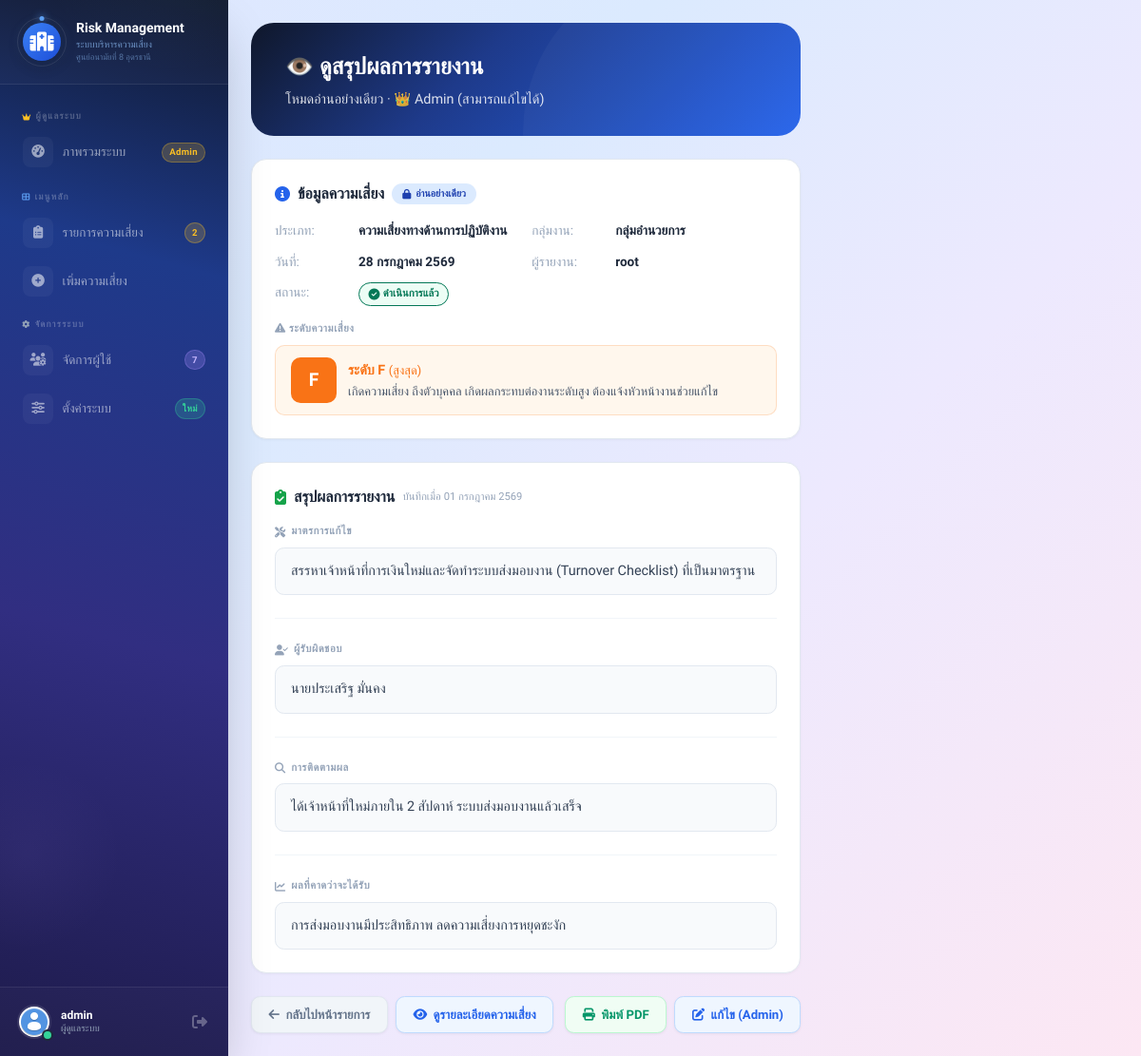
/view_report.php?risk_id=8 (signed in), run on the app's committed database.
### tables this page shows
CREATE TABLE risks (
    id INT AUTO_INCREMENT PRIMARY KEY,
    user_id INT NOT NULL,
    reporter_code VARCHAR(50) NOT NULL COMMENT 'รหัสผู้รายงาน',
    unit VARCHAR(100) NOT NULL COMMENT 'กลุ่มงาน/หน่วยงาน',
    unit_other VARCHAR(100) DEFAULT NULL COMMENT 'หน่วยงานอื่นๆ (กรณีเลือกอื่นๆ)',
    risk_type VARCHAR(100) NOT NULL COMMENT 'ประเภทความเสี่ยง',
    risk_type_other VARCHAR(100) DEFAULT NULL COMMENT 'ประเภทความเสี่ยงอื่นๆ',
    severity VARCHAR(50) NOT NULL COMMENT 'ระดับความรุนแรง (A-F)',
    severity_other VARCHAR(100) DEFAULT NULL COMMENT 'ระดับความรุนแรงอื่นๆ',
    event_datetime DATETIME NOT NULL COMMENT 'วันที่เกิดเหตุการณ์',
    report_datetime DATETIME NOT NULL COMMENT 'วันที่รายงาน',
    detail TEXT NOT NULL COMMENT 'รายละเอียดเหตุการณ์',
    initial_solution TEXT NOT NULL COMMENT 'แนวทางแก้ไขเบื้องต้น',
    suggestion TEXT NOT NULL COMMENT 'ข้อเสนอแนะ',
    status VARCHAR(255) DEFAULT 'ยังไม่ดำเนินการ' COMMENT 'สถานะการดำเนินการ',
    consent TINYINT(1) DEFAULT 0 COMMENT '0=ยังไม่ยินยอม, 1=ยินยอมแล้ว',
    consent_at DATETIME DEFAULT NULL COMMENT 'วันที่ให้ความยินยอม',
    created_at TIMESTAMP DEFAULT CURRENT_TIMESTAMP,
    updated_at TIMESTAMP DEFAULT CURRENT_TIMESTAMP ON UPDATE CURRENT_TIMESTAMP,
    KEY idx_user_id (user_id),
    KEY idx_status (status),
    KEY idx_risk_type (risk_type),
    KEY idx_severity (severity),
    KEY idx_unit (unit),
    FOREIGN KEY (user_id) REFERENCES users(id) ON DELETE CASCADE
);

CREATE TABLE users (
    id INT AUTO_INCREMENT PRIMARY KEY,
    reporter_code VARCHAR(255) NOT NULL COMMENT 'รหัสผู้รายงาน เช่น R10001',
    username VARCHAR(50) NOT NULL,
    fullname VARCHAR(255) DEFAULT NULL,
    email VARCHAR(100) DEFAULT NULL,
    phone VARCHAR(20) DEFAULT NULL,
    department VARCHAR(255) DEFAULT NULL,
    password VARCHAR(255) NOT NULL,
    role ENUM('admin','user') DEFAULT 'user',
    enabled TINYINT(1) NOT NULL DEFAULT 1 COMMENT '0=ถูกระงับ, 1=ใช้งานได้',
    avatar VARCHAR(255) DEFAULT 'default.png',
    created_at TIMESTAMP DEFAULT CURRENT_TIMESTAMP,
    updated_at TIMESTAMP DEFAULT CURRENT_TIMESTAMP ON UPDATE CURRENT_TIMESTAMP,
    UNIQUE KEY username (username),
    UNIQUE KEY email (email),
    UNIQUE KEY reporter_code (reporter_code)
);

CREATE TABLE risk_reports (
    id INT AUTO_INCREMENT PRIMARY KEY,
    risk_id INT NOT NULL,
    corrective_action TEXT DEFAULT NULL COMMENT 'มาตรการแก้ไข',
    responsible_person VARCHAR(255) DEFAULT NULL COMMENT 'ผู้รับผิดชอบ',
    follow_up TEXT DEFAULT NULL COMMENT 'การติดตามผล',
    expected_outcome TEXT DEFAULT NULL COMMENT 'ผลที่คาดว่าจะได้รับ',
    report_file VARCHAR(255) DEFAULT NULL COMMENT 'ไฟล์แนบ',
    created_by INT NOT NULL COMMENT 'ผู้สร้างรายงาน',
    created_at TIMESTAMP DEFAULT CURRENT_TIMESTAMP,
    updated_at TIMESTAMP DEFAULT CURRENT_TIMESTAMP ON UPDATE CURRENT_TIMESTAMP,
    KEY idx_risk_id (risk_id),
    KEY idx_created_by (created_by),
    FOREIGN KEY (risk_id) REFERENCES risks(id) ON DELETE CASCADE,
    FOREIGN KEY (created_by) REFERENCES users(id) ON DELETE CASCADE
);

### includes/functions.php (called while the page is built, shortened)
<?php
function isAdmin()
{
    return isset($_SESSION['role']) && $_SESSION['role'] === 'admin';
}

### view_report.php (the view, shortened to what this page needs)
<?php
require_once 'config/db.php';
require_once 'includes/functions.php';
$risk_id = isset($_GET['risk_id']) ? (int)$_GET['risk_id'] : 0;
$stmt = $pdo->prepare("SELECT r.*, u.username FROM risks r LEFT JOIN users u ON r.user_id = u.id WHERE r.id = ?");
$stmt->execute([$risk_id]);
$risk = $stmt->fetch();
$stmt = $pdo->prepare("SELECT * FROM risk_reports WHERE risk_id = ? ORDER BY created_at DESC LIMIT 1");
$stmt->execute([$risk_id]);
$report = $stmt->fetch();
function getSeverityFullText($severity)
{
    $severityFullMap = [
        'A' => 'มีโอกาสเกิดความเสี่ยงแต่ยังไม่เกิดขึ้น',
        'B' => 'เกิดความเสี่ยง ยังไม่ถึงตัวบุคคล ไม่เกิดผลกระทบต่องาน',
        'C' => 'เกิดความเสี่ยง ถึงตัวบุคคล เกิดผลกระทบต่องานระดับเบื้องต้น สามารถแก้ไขได้ด้วยตนเอง',
        'D' => 'เกิดความเสี่ยง ถึงตัวบุคคล เกิดผลกระทบต่องานระดับปานกลาง ต้องให้เพื่อนร่วมงานช่วยแก้ไข',
        'F' => 'เกิดความเสี่ยง ถึงตัวบุคคล เกิดผลกระทบต่องานระดับสูง ต้องแจ้งหัวหน้างานช่วยแก้ไข',
        'E' => 'เกิดความเสี่ยง ถึงตัวบุคคล เกิดผลกระทบต่องานระดับสูงสุด ไม่สามารถแก้ไขได้ รายงานผู้บริหาร'
    ];
    return $severityFullMap[$severity] ?? 'ไม่ระบุ';
}
function getSeverityColor($severity)
{
    $colors = [
        'A' => '#3b82f6',
        'B' => '#22c55e',
        'C' => '#84cc16',
        'D' => '#eab308',
        'F' => '#f97316',
        'E' => '#ef4444'
    ];
    return $colors[$severity] ?? '#6b7280';
}
function getSeverityBgColor($severity)
{
    $colors = [
        'A' => '#eff6ff',
        'B' => '#f0fdf4',
        'C' => '#f7fee7',
        'D' => '#fefce8',
        'F' => '#fff7ed',
        'E' => '#fef2f2'
    ];
    return $colors[$severity] ?? '#f9fafb';
}
function getSeverityLabel($severity)
{
    $labels = [
        'A' => 'ต่ำมาก',
        'B' => 'ต่ำ',
        'C' => 'ปานกลาง',
        'D' => 'สูง',
        'E' => 'สูงมาก',
        'F' => 'สูงสุด'
    ];
    return $labels[$severity] ?? $severity;
}
function getStatusBadgeClass($status)
{
    switch ($status) {
        case 'ดำเนินการแล้ว':
            return 'bg-emerald-50 text-emerald-700 border-emerald-200';
    }
}
function getStatusIcon($status)
{
    switch ($status) {
        case 'ดำเนินการแล้ว':
            return 'fa-check-circle';
    }
}
function thaiDateView($date)
{
    $timestamp = strtotime($date);
    $year = date('Y', $timestamp) + 543;
    $day = date('d', $timestamp);
    $month = date('n', $timestamp);
    $thaiMonths = [
        1 => 'มกราคม',
        2 => 'กุมภาพันธ์',
        3 => 'มีนาคม',
        4 => 'เมษายน',
        5 => 'พฤษภาคม',
        6 => 'มิถุนายน',
        7 => 'กรกฎาคม',
        8 => 'สิงหาคม',
        9 => 'กันยายน',
        10 => 'ตุลาคม',
        11 => 'พฤศจิกายน',
        12 => 'ธันวาคม'
    ];
    return $day . ' ' . $thaiMonths[$month] . ' ' . $year;
}
$currentSeverity = $risk['severity'] ?? 'A';
$severityFullText = getSeverityFullText($currentSeverity);
$severityColor = getSeverityColor($currentSeverity);
$severityBgColor = getSeverityBgColor($currentSeverity);
$severityLabel = getSeverityLabel($currentSeverity);
$currentStatus = $risk['status'] ?: 'ยังไม่ดำเนินการ';
$statusBadgeClass = getStatusBadgeClass($currentStatus);
$statusIcon = getStatusIcon($currentStatus);
$isAdmin = isAdmin();
?>
<?php include 'includes/header.php'; ?>
<link rel="stylesheet" href="https://cdn.jsdelivr.net/npm/@fancyapps/ui@5.0/dist/fancybox/fancybox.css" />
<div class="flex h-screen">
    <?php include 'includes/sidebar.php'; ?>
    <div class="flex-1 p-4 md:p-6 overflow-y-auto">
        <div class="page-container">
            <div class="page-header">
                <h2>👁️ ดูสรุปผลการรายงาน</h2>
                <p>
                    โหมดอ่านอย่างเดียว ·
                    <?= $isAdmin ? '👑 Admin (สามารถแก้ไขได้)' : '👤 ' . htmlspecialchars($_SESSION['username']) ?>
                </p>
            </div>
            <div class="card">
                <h3>
                    <i class="fas fa-info-circle text-blue-600"></i>
                    ข้อมูลความเสี่ยง
                    <span class="readonly-badge"><i class="fas fa-lock"></i> อ่านอย่างเดียว</span>
                </h3>
                <div class="info-grid">
                    <div class="info-item">
                        <span class="info-item-label">ประเภท:</span>
                        <span class="info-item-value"><?= htmlspecialchars($risk['risk_type'] ?? '-') ?></span>
                    </div>
                    <div class="info-item">
                        <span class="info-item-label">กลุ่มงาน:</span>
                        <span class="info-item-value"><?= htmlspecialchars($risk['unit'] ?? '-') ?></span>
                    </div>
                    <div class="info-item">
                        <span class="info-item-label">วันที่:</span>
                        <span class="info-item-value"><?= thaiDateView($risk['event_datetime']) ?></span>
                    </div>
                    <div class="info-item">
                        <span class="info-item-label">ผู้รายงาน:</span>
                        <span class="info-item-value"><?= htmlspecialchars($risk['username'] ?? 'ไม่ระบุ') ?></span>
                    </div>
                    <div class="info-item">
                        <span class="info-item-label">สถานะ:</span>
                        <span>
                            <span class="badge <?= $statusBadgeClass ?>">
                                <i class="fas <?= $statusIcon ?> text-xs"></i>
                                <?= htmlspecialchars($currentStatus) ?>
                            </span>
                        </span>
                    </div>
                </div>
                <div style="margin-top: 1rem;">
                    <div style="color: #94a3b8; font-size: 0.7rem; font-weight: 700; text-transform: uppercase; letter-spacing: 0.5px; margin-bottom: 0.5rem;">
                        <i class="fas fa-exclamation-triangle"></i> ระดับความเสี่ยง
                    </div>
                    <div class="severity-full-display" style="background: <?= $severityBgColor ?>; border-color: <?= $severityColor ?>33;">
                        <div class="severity-icon-box" style="background: <?= $severityColor ?>;">
                            <?= htmlspecialchars($currentSeverity) ?>
                        </div>
                        <div class="severity-text-content">
                            <div class="severity-label-view" style="color: <?= $severityColor ?>;">
                                ระดับ <?= htmlspecialchars($currentSeverity) ?>
                                <span style="font-weight: 400; font-size: 0.8rem;">(<?= htmlspecialchars($severityLabel) ?>)</span>
                            </div>
                            <div class="severity-description" style="color: #475569;">
                                <?= htmlspecialchars($severityFullText) ?>
                            </div>
                        </div>
                    </div>
                </div>
            </div>
            <div class="card">
                <h3>
                    <i class="fas fa-clipboard-check text-green-600"></i>
                    สรุปผลการรายงาน
                    <span style="font-size: 0.7rem; color: #94a3b8; font-weight: 400;">
                        บันทึกเมื่อ <?= thaiDateView($report['created_at']) ?>
                    </span>
                </h3>
                <div class="report-section">
                    <div class="report-label"><i class="fas fa-tools"></i> มาตรการแก้ไข</div>
                    <div class="report-content <?= empty($report['corrective_action']) ? 'empty' : '' ?>">
                        <?= !empty($report['corrective_action']) ? nl2br(htmlspecialchars($report['corrective_action'])) : 'ไม่ระบุ' ?>
                    </div>
                </div>
                <div class="report-section">
                    <div class="report-label"><i class="fas fa-user-check"></i> ผู้รับผิดชอบ</div>
                    <div class="report-content <?= empty($report['responsible_person']) ? 'empty' : '' ?>">
                        <?= !empty($report['responsible_person']) ? htmlspecialchars($report['responsible_person']) : 'ไม่ระบุ' ?>
                    </div>
                </div>
                <div class="report-section">
                    <div class="report-label"><i class="fas fa-search"></i> การติดตามผล</div>
                    <div class="report-content <?= empty($report['follow_up']) ? 'empty' : '' ?>">
                        <?= !empty($report['follow_up']) ? nl2br(htmlspecialchars($report['follow_up'])) : 'ไม่ระบุ' ?>
                    </div>
                </div>
                <div class="report-section">
                    <div class="report-label"><i class="fas fa-chart-line"></i> ผลที่คาดว่าจะได้รับ</div>
                    <div class="report-content <?= empty($report['expected_outcome']) ? 'empty' : '' ?>">
                        <?= !empty($report['expected_outcome']) ? nl2br(htmlspecialchars($report['expected_outcome'])) : 'ไม่ระบุ' ?>
                    </div>
                </div>
            </div>
            <div style="display: flex; justify-content: space-between; gap: 0.75rem; flex-wrap: wrap;">
                <div style="display: flex; gap: 0.5rem;">
                    <a href="risks.php" class="btn-action gray">
                        <i class="fas fa-arrow-left"></i> กลับไปหน้ารายการ
                    </a>
                    <a href="view_risk.php?id=<?= $risk_id ?>" class="btn-action blue">
                        <i class="fas fa-eye"></i> ดูรายละเอียดความเสี่ยง
                    </a>
                </div>
                <div style="display: flex; gap: 0.5rem;">
                    <a href="generate_pdf.php?id=<?= $risk_id ?>" target="_blank" class="btn-action green">
                        <i class="fas fa-print"></i> พิมพ์ PDF
                    </a>
                    <?php if (isAdmin()): ?>
                        <a href="report_summary.php?risk_id=<?= $risk_id ?>" class="btn-action blue">
                            <i class="fas fa-edit"></i> แก้ไข (Admin)
                        </a>
                    <?php endif; ?>
                </div>
            </div>
        </div>
    </div>
</div>
<?php include 'includes/footer.php'; ?>

### data on the page
risks: risk_type "ความเสี่ยงทางด้านการปฏิบัติงาน", unit "กลุ่มอำนวยการ", event_datetime "28 กรกฎาคม 2569", user.username "root", status "ดำเนินการแล้ว", severity "F", severity "สูงสุด", severity "เกิดความเสี่ยง ถึงตัวบุคคล เกิดผลกระทบต่องานระดับสูง ต้องแจ้งหัวหน้างานช่วยแก้ไข"
risk_reports: created_at "01 กรกฎาคม 2569", corrective_action "สรรหาเจ้าหน้าที่การเงินใหม่และจัดทำระบบส่งมอบงาน (Turnover Checklist) ที่เป็นมาตรฐาน", responsible_person "นายประเสริฐ มั่นคง", follow_up "ได้เจ้าหน้าที่ใหม่ภายใน 2 สัปดาห์ ระบบส่งมอบงานแล้วเสร็จ", expected_outcome "การส่งมอบงานมีประสิทธิภาพ ลดความเสี่ยงการหยุดชะงัก"

### other printed values
$site_name "Risk Management"
$site_description "ระบบบริหารความเสี่ยง"
$site_organization "ศูนย์อนามัยที่ 8 อุดรธานี"
$pending_risk_count "2"
$user_count "7"
$_SESSION['username'] "admin"
